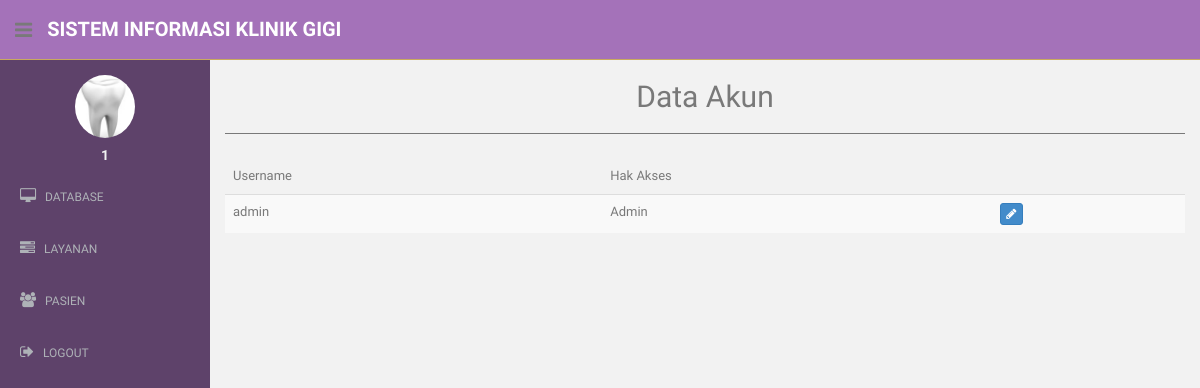
Before: /admin/akun.php (signed in) with the older database file.
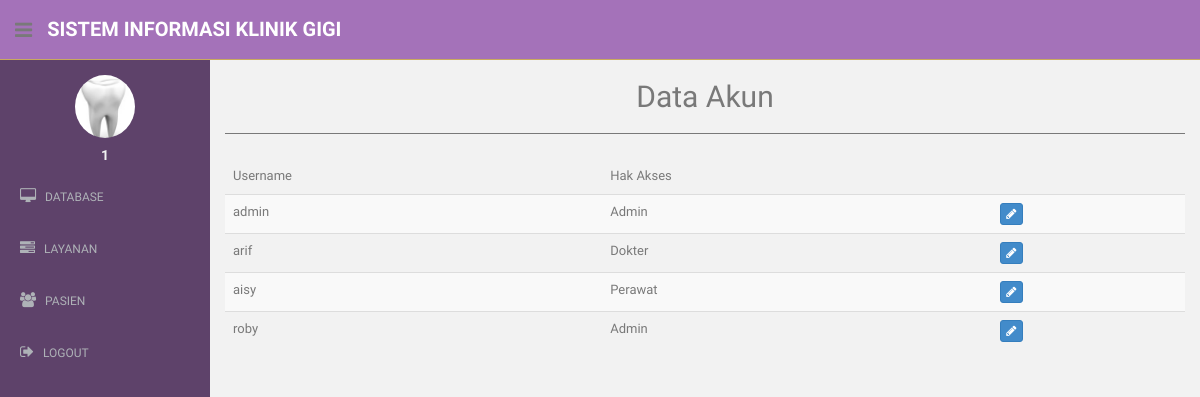
After: the same page with the newer database file.
### tables this page shows
CREATE TABLE `user_klinik` (
  `id_user_klinik` int(11) NOT NULL,
  `username` varchar(12) NOT NULL,
  `password` text NOT NULL,
  `jenis_user` int(11) NOT NULL
);

### admin/akun.php (the view, shortened to what this page needs)
<?php
  include "../connection/connect.php";
  $dataAkun = $conn->query("SELECT * FROM user_klinik");
?>
<!DOCTYPE html>
<html lang="en">
  <head>
    <link href="../assets/css/bootstrap.css" rel="stylesheet">
    <link href="../assets/font-awesome/css/font-awesome.css" rel="stylesheet" />
    <link href="../assets/css/style.css" rel="stylesheet">
    <link href="../assets/css/style-responsive.css" rel="stylesheet">
    <link href="../assets/css/dataTables.bootstrap.min.css" rel="stylesheet">
  </head>
  <body>
  <section id="container" >
      <header class="header purple1-bg">
              <div class="sidebar-toggle-box">
                  <div class="fa fa-bars tooltips" data-placement="right" data-original-title="Toggle Navigation"></div>
              </div>
            <a href="index.php" class="logo"><b>Sistem Informasi Klinik Gigi</b></a>
        </header>
      <aside>
          <div id="sidebar"  class="nav-collapse ">
              <ul class="sidebar-menu" id="nav-accordion">
              	  <p class="centered"><a href="profile.html"><img src="../assets/img/ui-sam.jpg" class="img-circle" width="60"></a></p>
              	  <h5 class="centered"><?php echo $_SESSION['uid']?></h5>
                  <li class="sub-menu">
                      <a href="javascript:;" >
                          <i class="fa fa-desktop"></i>
                          <span>DATABASE</span>
                      </a>
                  </li>
                  <li class="sub-menu">
                      <a href="javascript:;" >
                          <i class="fa fa-tasks"></i>
                          <span>LAYANAN</span>
                      </a>
                  </li>
                  <li class="sub-menu">
                      <a href="javascript:;" >
                          <i class="fa fa-users"></i>
                          <span>PASIEN</span>
                      </a>
                  </li>
                  <li class="sub-menu">
                      <a href="../process/logout.php" >
                          <i class="fa fa-sign-out"></i>
                          <span>LOGOUT</span>
                      </a>
                  </li>
              </ul>
          </div>
      </aside>
      <section id="main-content">
          <section class="wrapper">
          	<h2><center>Data Akun</center></h2>
            <hr>
          	<div class="row mt">
          		<div class="col-lg-12">
          		<table class="table table-striped table-advance table-hover col-lg-12">
              <thead>
                <td>Username</td>
                <td>Hak Akses</td>
              </thead>
              <tbody>
                <?php
                while($akun = $dataAkun->fetch_assoc()){
                  echo "
                    <tr>
                      <td>
                        $akun[username]
                      </td>
                      <td>
                  ";
                  switch ($akun['jenis_user']) {
                    case 1:
                      echo "Admin";
                      break;
                    case 2:
                      echo "Dokter";
                      break;
                    case 3:
                      echo "Perawat";
                      break;
                  }
                  echo "
                      </td>
                      <td>
                        <a href=\"edit_akun.php?id_akun=$akun[id_user_klinik]\" class=\"btn btn-primary btn-xs\" role=\"button\"><i class=\"fa fa-pencil\"></i></a>
                      </td>
                    </tr>
                  ";
                }
                ?>
              </tbody>
              </table>
          		</div>
          	</div>
		      </section>
      </section>
  </section>
  </body>
</html>

Changed rows visible on the page:
added user_klinik: username "arif", jenis_user "Dokter"
added user_klinik: username "aisy", jenis_user "Perawat"
added user_klinik: username "roby", jenis_user "Admin"
